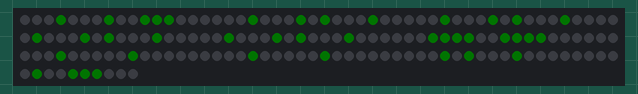
Simulated run of this program. Board: Raspberry Pi Pico running MicroPython. On the bench: 160 RGB LEDs in strip order, left to right, continuing on the next row. Dim RGB values are drawn brighter than linear; what the program prints to the serial console is not drawn. At 5.0 s the program stops and its outputs stay as they are.

Above: at 0.1 s.

Measured:
- what the display in image 0 shows lasts 5.0 s, from 0.0 s to 5.0 s

The program:

led_rgb.py
```python
# RGB Matrix Driver for Waveshare LED RGB Matrix
# ruff: noqa: F821
import array
import math
import time

import rp2
from machine import Pin


# WS2812 PIO program
@rp2.asm_pio(
    sideset_init=rp2.PIO.OUT_LOW,
    out_shiftdir=rp2.PIO.SHIFT_LEFT,
    autopull=True,
    pull_thresh=24,
)
def ws2812():
    T1 = 2
    T2 = 5
    T3 = 3
    wrap_target()
    label("bitloop")
    out(x, 1).side(0)[T3 - 1]
    jmp(not_x, "do_zero").side(1)[T1 - 1]
    jmp("bitloop").side(1)[T2 - 1]
    label("do_zero")
    nop().side(0)[T2 - 1]
    wrap()


# 5x10 numeric only font, including '-', '+', ':', ')', '('
FONT = {
    "0": [0x0E, 0x11, 0x11, 0x11, 0x11, 0x11, 0x11, 0x11, 0x11, 0x0E],
    "1": [0x01, 0x03, 0x05, 0x01, 0x01, 0x01, 0x01, 0x01, 0x01, 0x01],
    "2": [0x0E, 0x11, 0x01, 0x01, 0x02, 0x04, 0x08, 0x10, 0x10, 0x1F],
    "3": [0x0E, 0x11, 0x01, 0x01, 0x0E, 0x01, 0x01, 0x01, 0x11, 0x0E],
    "4": [0x11, 0x11, 0x11, 0x11, 0x11, 0x0F, 0x01, 0x01, 0x01, 0x01],
    "5": [0x1F, 0x10, 0x10, 0x10, 0x1E, 0x01, 0x01, 0x01, 0x11, 0x0E],
    "6": [0x0E, 0x11, 0x10, 0x10, 0x1E, 0x11, 0x11, 0x11, 0x11, 0x0E],
    "7": [0x1F, 0x01, 0x01, 0x02, 0x04, 0x08, 0x08, 0x08, 0x08, 0x08],
    "8": [0x0E, 0x11, 0x11, 0x11, 0x0E, 0x11, 0x11, 0x11, 0x11, 0x0E],
    "9": [0x0E, 0x11, 0x11, 0x11, 0x11, 0x0F, 0x01, 0x01, 0x11, 0x0E],
    "-": [0x00, 0x00, 0x00, 0x00, 0x07, 0x00, 0x00, 0x00, 0x00, 0x00],
    "+": [0x00, 0x00, 0x00, 0x02, 0x07, 0x02, 0x00, 0x00, 0x00, 0x00],
    ":": [0x00, 0x00, 0x06, 0x06, 0x00, 0x00, 0x06, 0x06, 0x00, 0x00],
    ")": [0x00, 0x18, 0x04, 0x02, 0x02, 0x02, 0x02, 0x04, 0x18, 0x00],
    "(": [0x03, 0x04, 0x04, 0x08, 0x08, 0x08, 0x08, 0x04, 0x04, 0x03],
}


ALIGN_LEFT = 0
ALIGN_CENTER = 1
ALIGN_RIGHT = 2


class Matrix:
    def __init__(self, pin=6, width=16, height=10):
        self.width = width
        self.height = height

        self.sm = rp2.StateMachine(0, ws2812, freq=8_000_000, sideset_base=Pin(pin))
        self.sm.active(1)

        self.ar = array.array("I", [0 for _ in range(width * height)])

        # These are some distinctive colors of low intence I've found usable
        self.RED = (1, 0, 0)
        self.GREEN = (0, 1, 0)
        self.BLUE = (0, 0, 1)
        self.YELLOW = (1, 1, 0)
        self.ORANGE = (3, 1, 0)
        self.AZURE = (0, 1, 1)
        self.MAGENTA = (1, 0, 1)
        self.VIOLET = (1, 0, 2)
        self.WHITE = (1, 1, 1)
        self.CYAN = (0, 1, 2)
        self.BLACK = (0, 0, 0)

    def __setitem__(self, i, color):
        if i >= 0 and i < self.width * self.height:
            r, g, b = color
            self.ar[i] = (g << 8) | (r << 16) | b

    def set_xy(self, x, y, color):
        self[self.width * y + x] = color

    def fill(self, color):
        for i in range(self.width * self.height):
            self[i] = color

    def clear(self):
        self.fill(self.BLACK)

    def glyph_width(self, glyph):
        return max(len(bin(x)) - 2 for x in glyph)

    def draw_glyph(self, glyph, x, color):
        w = self.glyph_width(glyph)
        for y, row in enumerate(glyph):
            if x >= 0:
                offset = y * self.width + x
                for bit in range(w):
                    on = (row >> ((w - 1) - bit)) & 1
                    if on:
                        self[offset] = color
                    offset += 1

    def can_render(self, value):
        if not isinstance(value, str) and not isinstance(value, int):
            return False

        return all(c in FONT for c in str(value))

    def draw_value(self, v, color, align=ALIGN_CENTER, show_sign=False):
        if not self.can_render(v):
            raise AttributeError(f"value can not be rendered: '{str(n)}'!")

        if isinstance(v, int) and show_sign and v >= 0:
            s = f"+{str(v)}"
        else:
            s = str(v)

        total_width = sum(self.glyph_width(FONT[c]) for c in s) + (len(str(s)) - 1)
        if align == ALIGN_RIGHT:
            x = self.width - total_width
        elif align == ALIGN_LEFT:
            x = 0
        else:
            if self.width - total_width < 0:
                x = self.width - total_width
            else:
                x = math.ceil((self.width - total_width) / 2)

        for c in s:
            self.draw_glyph(FONT[c], x, color)
            x += self.glyph_width(FONT[c]) + 1

    def write(self):
        for grb in self.ar:
            self.sm.put(grb, 8)
        time.sleep(0.01)


if __name__ == "__main__":
    print("testing matrix")
    m = Matrix()
    m.clear()
    m.draw_value("49", m.RED, align=ALIGN_CENTER, show_sign=True)
    m.write()
    time.sleep(5)

    m.clear()
    m.write()
```
